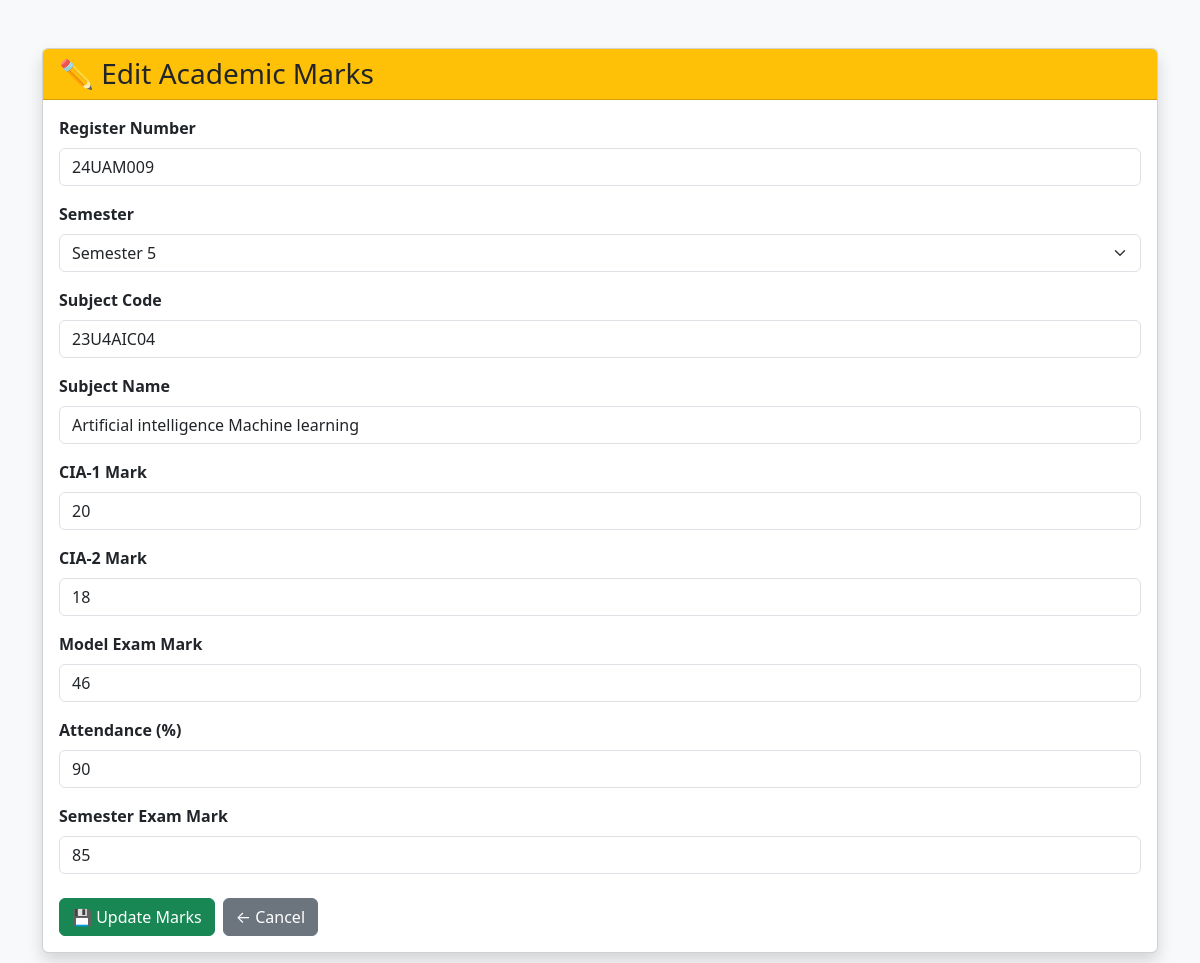
/edit_academic_marks/4, run on an earlier commit of the app's database.
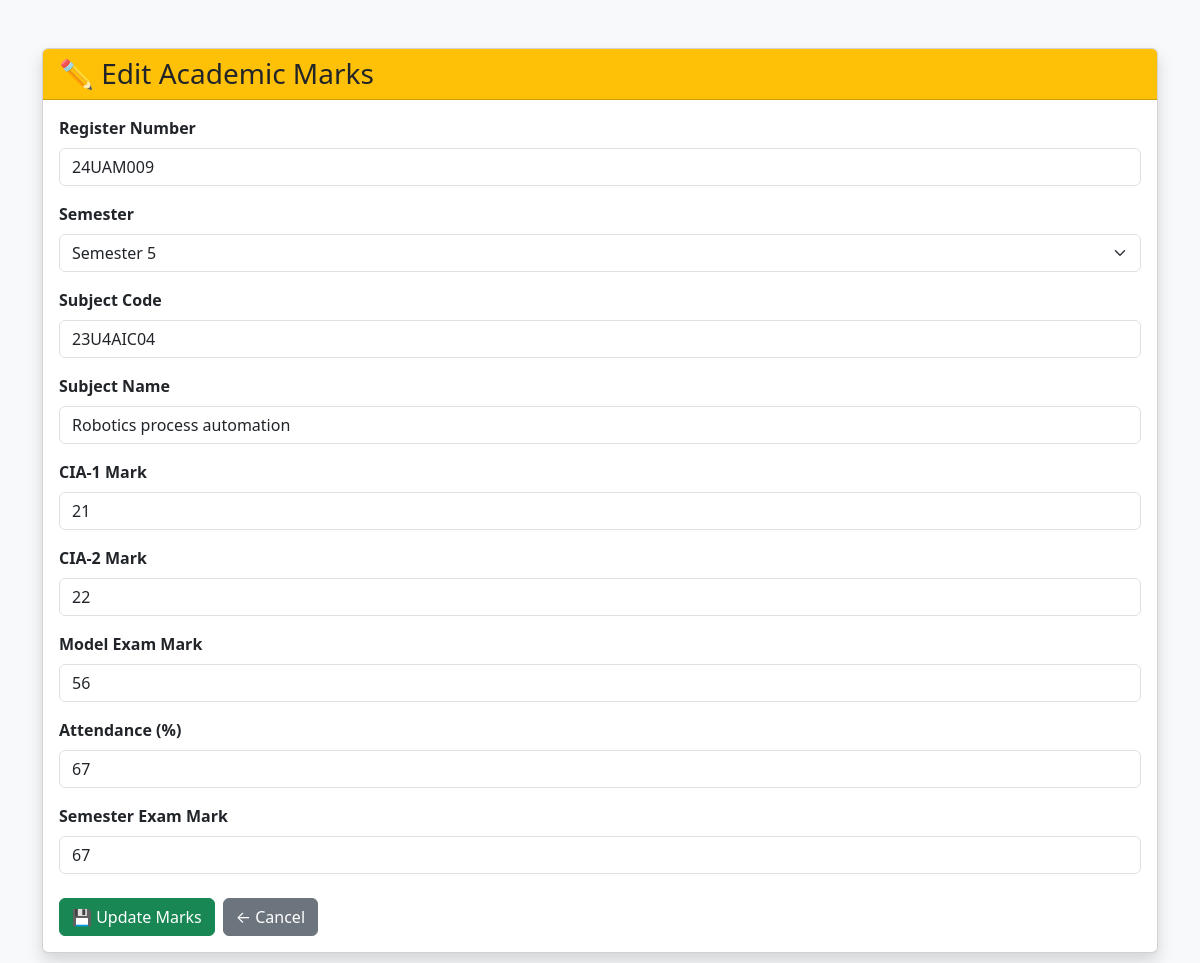
And on a later commit of the database.
### tables this page shows
CREATE TABLE academic_marks (
            id INTEGER PRIMARY KEY AUTOINCREMENT,
            register_no TEXT NOT NULL,
            semester INTEGER NOT NULL,
            subject_code TEXT NOT NULL,
            subject_name TEXT NOT NULL,
            cia1 TEXT,
            cia2 TEXT,
            model_mark TEXT,
            attendance TEXT,
            semester_exam TEXT,
            UNIQUE(register_no, semester, subject_code)
        );

### app.py (the view)
@app.route("/edit_academic_marks/<int:mark_id>")
def edit_academic_marks(mark_id):
    conn = get_db_connection()
    mark = conn.execute("""
        SELECT *
        FROM academic_marks
        WHERE id = ?
    """, (mark_id,)).fetchone()
    conn.close()
    if not mark:
        return render_template(
            "success.html",
            message="Academic mark record not found!"
        )
    return render_template(
        "mark_edit.html",
        mark=mark
    )

### app.py (called while the page is built)
def get_db_connection():
    conn = sqlite3.connect(DATABASE)
    conn.row_factory = sqlite3.Row
    return conn

### templates/mark_edit.html (shortened to what the changed rows need)
<!DOCTYPE html>
<html lang="en">
<head>
    <link
        href="https://cdn.jsdelivr.net/npm/bootstrap@5.3.3/dist/css/bootstrap.min.css"
        rel="stylesheet"
    >
</head>
<body class="bg-light">
<div class="container mt-5 mb-5">
    <div class="card shadow">
        <div class="card-body">
            <form
                action="{{ url_for('update_academic_marks', mark_id=mark['id']) }}"
                method="POST"
            >
                <div class="mb-3">
                    <label class="form-label">
                        <strong>Register Number</strong>
                    </label>
                    <input
                        type="text"
                        name="register_no"
                        class="form-control"
                        value="{{ mark['register_no'] }}"
                        required
                    >
                </div>
                <div class="mb-3">
                    <label class="form-label">
                        <strong>Semester</strong>
                    </label>
                    <select
                        name="semester"
                        class="form-select"
                        required
                    >
                        <option value="5"
                            {% if mark['semester'] == 5 %}selected{% endif %}>
                            Semester 5
                        </option>
                    </select>
                </div>
                <div class="mb-3">
                    <label class="form-label">
                        <strong>Subject Code</strong>
                    </label>
                    <input
                        type="text"
                        name="subject_code"
                        class="form-control"
                        value="{{ mark['subject_code'] }}"
                        required
                    >
                </div>
                <div class="mb-3">
                    <label class="form-label">
                        <strong>Subject Name</strong>
                    </label>
                    <input
                        type="text"
                        name="subject_name"
                        class="form-control"
                        value="{{ mark['subject_name'] }}"
                        required
                    >
                </div>
                <div class="mb-3">
                    <label class="form-label">
                        <strong>CIA-1 Mark</strong>
                    </label>
                    <input
                        type="number"
                        name="cia1"
                        class="form-control"
                        value="{{ mark['cia1'] }}"
                        min="0"
                        required
                    >
                </div>
                <div class="mb-3">
                    <label class="form-label">
                        <strong>CIA-2 Mark</strong>
                    </label>
                    <input
                        type="number"
                        name="cia2"
                        class="form-control"
                        value="{{ mark['cia2'] }}"
                        min="0"
                        required
                    >
                </div>
                <div class="mb-3">
                    <label class="form-label">
                        <strong>Model Exam Mark</strong>
                    </label>
                    <input
                        type="number"
                        name="model_mark"
                        class="form-control"
                        value="{{ mark['model_mark'] }}"
                        min="0"
                        required
                    >
                </div>
                <div class="mb-3">
                    <label class="form-label">
                        <strong>Attendance (%)</strong>
                    </label>
                    <input
                        type="text"
                        name="attendance"
                        class="form-control"
                        value="{{ mark['attendance'] }}"
                        required
                    >
                </div>
                <div class="mb-4">
                    <label class="form-label">
                        <strong>Semester Exam Mark</strong>
                    </label>
                    <input
                        type="number"
                        name="semester_exam"
                        class="form-control"
                        value="{{ mark['semester_exam'] }}"
                        min="0"
                        required
                    >
                </div>
            </form>
        </div>
    </div>
</div>
</body>
</html>

What changed in the data, as far as the page shows it:
changed academic_marks "24UAM009": subject_name "Artificial intelligence Machine learning" → "Robotics process automation"; cia1 "20" → "21"; cia2 "18" → "22"; model_mark "46" → "56"; attendance "90" → "67"; semester_exam "85" → "67"
